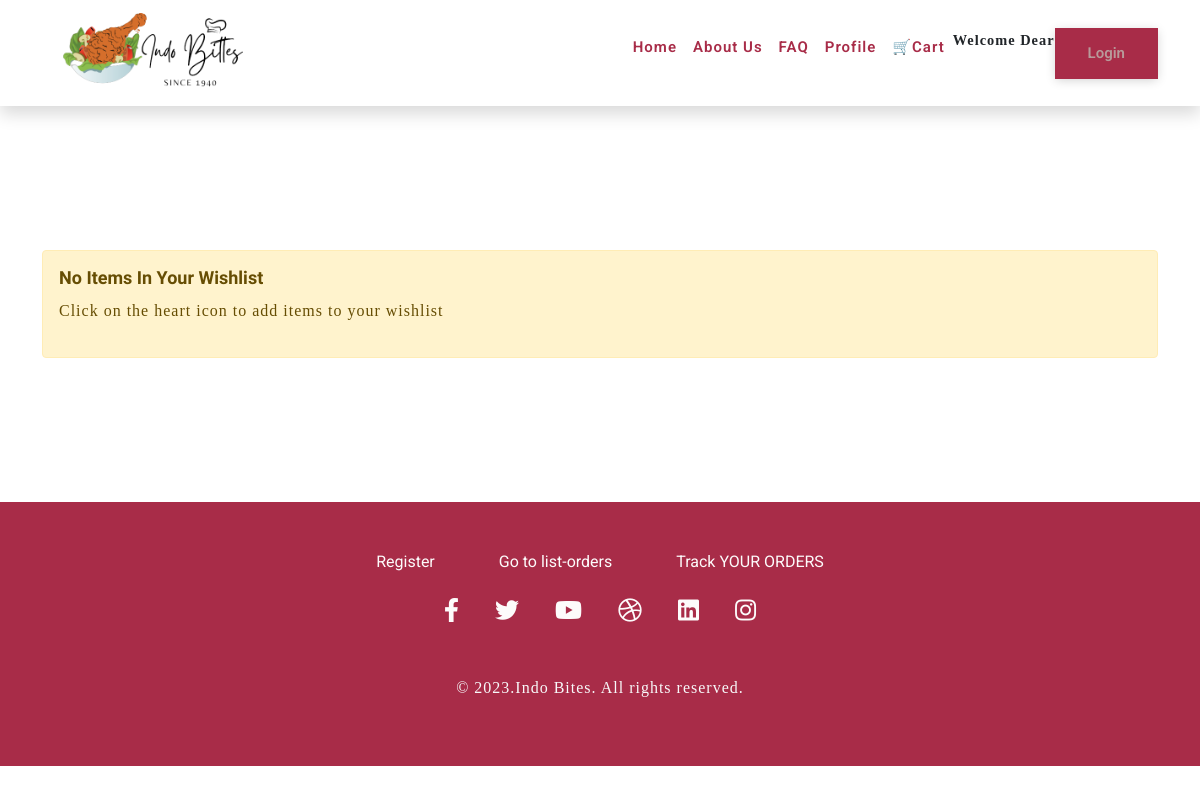
/display_wishlist (signed in), run on an earlier commit of the app's database.
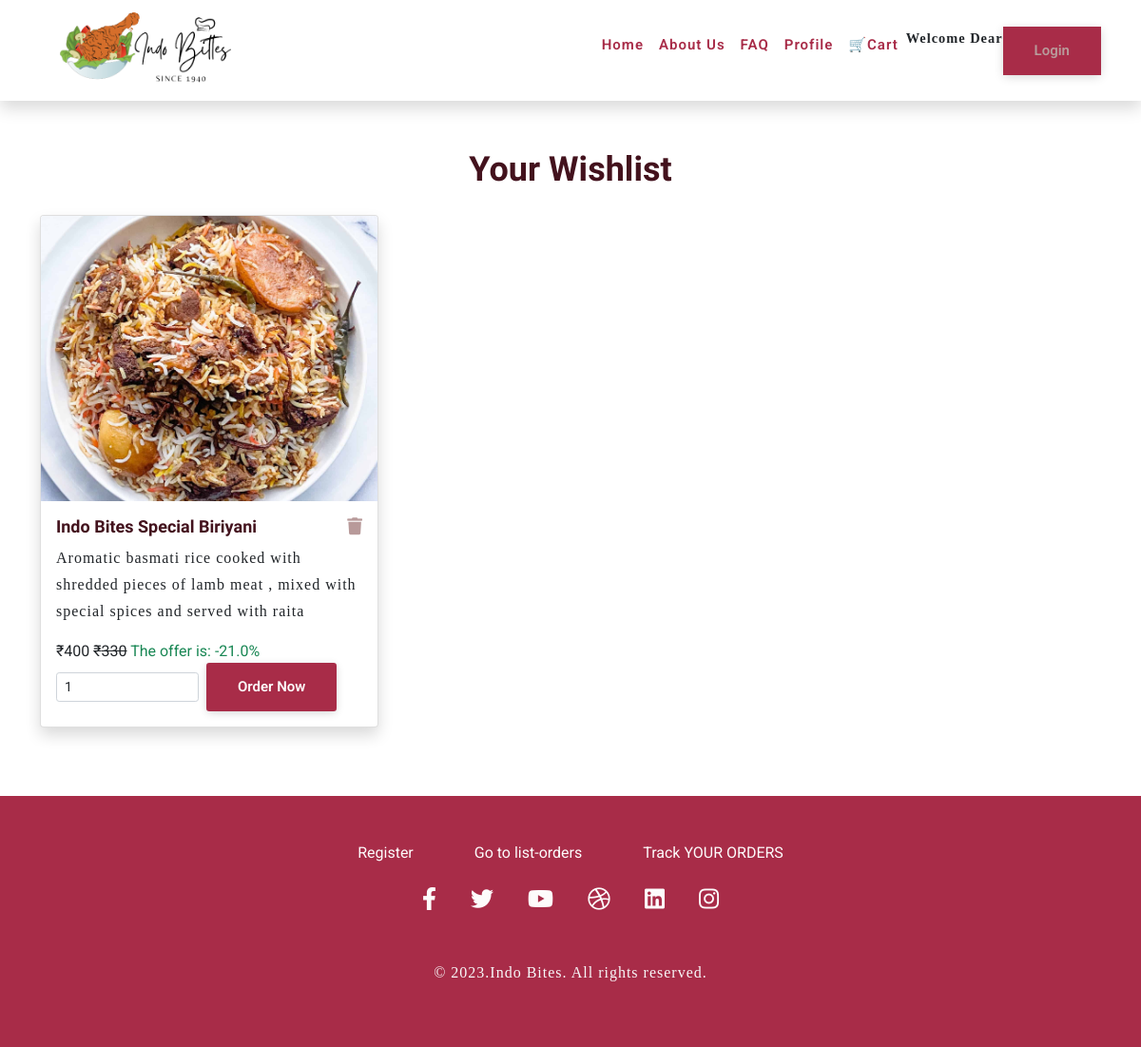
And on a later commit of the database.
### bongapp/models.py (models this page shows, shortened)
class Wishlist(models.Model):
    user = models.ForeignKey(User, on_delete=models.CASCADE)
    product = models.ForeignKey(Product, on_delete=models.CASCADE)
    class Meta:
        unique_together = ('user', 'product')

class Product(models.Model):
    product_id=models.AutoField
    product_name=models.CharField(max_length=100)
    category=models.CharField(max_length=50,default="")
    subcategory=models.CharField(max_length=70,default="spe")
    price=models.IntegerField(default=0)
    oldprice=models.IntegerField(default=330)
    image=models.ImageField(upload_to="shop",default="demo.jpg") # store image
    description=models.CharField(max_length=500)
    pub_date=models.DateField()
    stripe_price_id = models.CharField(max_length=255, blank=True, null=True)
    stripe_product_id=models.CharField(max_length=255,blank=True,null=True)

### bongapp/views.py (the view)
# urls.py: path('display_wishlist',views.displayWishlist,name='display_wishlist'),
def displayWishlist(request):
    wishlist = Wishlist.objects.filter(user=request.user)
    return render(request, 'wishlist.html', {'wishlist': wishlist})

### templates/wishlist.html (shortened to what this page needs)
{% load static %}
{% load mathfilters %}
<!DOCTYPE html>
<html lang="en">
<head>
    <link href="https://cdn.jsdelivr.net/npm/bootstrap@5.0.1/dist/css/bootstrap.min.css" rel="stylesheet">
    <link rel="stylesheet" href="https://cdnjs.cloudflare.com/ajax/libs/font-awesome/5.15.2/css/all.min.css">
    <link rel="stylesheet" href="{% static 'style.css' %}">
</head>
<body>
    <header>
        <nav class="navbar navbar-expand-lg shadow">
            <div class="container">
                <a class="navbar-brand" href="#"><img decoding="async" src="{% static 'logo.png' %}" height="80"></a>
                <div class="collapse navbar-collapse" id="navbarText">
                    <ul class="navbar-nav ms-auto mb-2 mb-lg-0">
                        <li class="nav-item" style="color: #A82C48;">
                            <a class="nav-link active" aria-current="page" href="/">Home</a>
                        </li>
                        <li class="nav-item">
                            <a class="nav-link" href="/#about">About Us</a>
                        </li>
                        <li class="nav-item">
                            <a class="nav-link" href="/#faq">FAQ</a>
                        </li>
                        <li class="nav-item">
                            <a class="nav-link" href="/prof/{{user.username}}">Profile</a>
                        </li>
                        <li class="nav-item">
                            <a class="nav-link" href="/cart">🛒Cart</a>
                        </li>
                        <li>
                            <strong> Welcome Dear {{value}}</strong>
                        </li>
                        {% if sign %}
                        <button class="main-btn"><a href="/logout">Logout</a></button>
                        {% else %}
                        <button class="main-btn"><a href="/login">Login</a></button>
                        {% endif %}
                    </ul>
                </div>
            </div>
        </nav>
    </header>
    {% if wishlist %}
    <section id="explore-food" class="py-5">
        <div class="container">
            <div class="section-title text-center mb-4">
                <h2>Your Wishlist</h2>
            </div>
            <div class="row">
                {% for obj in wishlist %}
                <div class="col-md-4 mb-4">
                    <div class="card h-100 shadow">
                        <img decoding="async" src="/media/{{obj.product.image}}" class="card-img-top" alt="{{obj.product.product_name}}" style="width: 100%; height: 300px; object-fit: cover;">
                        <div class="card-body">
                            <h4 class="card-title">{{obj.product.product_name}}
                                <a href="/remove_from_wishlist/{{obj.id}}" class="float-end" aria-label="Close"><i class="fa fa-trash" aria-hidden="true"></i></a>
                            </h4>
                            <p class="card-text">{{obj.product.description}}</p>
                            <span>₹{{obj.product.price}} <del>₹{{obj.product.oldprice}}</del></span>
                            {% widthratio obj.product.price obj.product.oldprice 100 as width %}
                            <span class="text-success">The offer is: {{ 100|sub:width }}%</span>
                            <form action="/add_to_cart" method="POST">
                                <div class="d-flex align-items-center">
                                    <input type="number" name="quantity" value="1" min="1" class="form-control form-control-sm me-2" style="max-width: 150px;">
                                    <button class="main-btn btn btn-danger btn-sm" type="submit">Order Now</button>
                                </div>
                            </form>
                        </div>
                    </div>
                </div>
                {% endfor %}
            </div>
        </div>
    </section>
    {% else %}
    <br>
    <br>
    <br>
    <br>
    <div class="container mt-5 mb-5">
        <div class="alert alert-warning" role="alert">
            <h4 class="alert-heading">No items in your wishlist</h4>
            <p>Click on the heart icon to add items to your wishlist</p>
        </div>
    </div>
    <br>
    <br>
    <br>
    <br>
    {% endif %}
    <footer id="footer">
        <div class="footer py-5">
            <div class="container">
                <div class="row">
                    <div class="col-md-12 text-center">
                        <a class="footer-link" href="/signin">Register</a>
                        {% if user.is_staff or user.is_admin %}
                        <a href="/list-orders" class="footer-link">Go to
                            list-orders</a>
                        {% endif %}
                        {% if user.is_anonymous %}
                        <p class="text-dark">Login to track your orders</p>
                        {% else %}
                        <a href="/ordertracker" class="footer-link">Track YOUR
                            ORDERS</a>
                        {% endif %}
                        <div class="footer-social pt-4 text-center">
                            <a href="#"><i class="fab fa-facebook-f"></i></a>
                            <a href="#"><i class="fab fa-twitter"></i></a>
                            <a href="#"><i class="fab fa-youtube"></i></a>
                            <a href="#"><i class="fab fa-dribbble"></i></a>
                            <a href="#"><i class="fab fa-linkedin"></i></a>
                            <a href="#"><i class="fab fa-instagram"></i></a>
                        </div>
                    </div>
                    <div class="col-sm-12">
                        <div class="footer-copy">
                            <div class="copy-right text-center pt-5">
                                <p class="text-light">© 2023.Indo Bites. All rights reserved.</p>
                            </div>
                        </div>
                    </div>
                </div>
            </div>
        </div>
    </footer>
</body>
</html>

### static/style.css (style rules this page uses)
*, *:after, *:before { -webkit-box-sizing: border-box; box-sizing: border-box; margin: 0; padding: 0; }
a, a:hover { text-decoration: none; color: #b89a9a; }
strong { font-size: 0.90rem; font-family: papyrus; font-weight: bold; letter-spacing: 1px; }
ul, ol { margin: 0; padding: 0; }
:root { --primary-color: #A82C48; --secondry-color: #43121d; --third-color: #f98169; --white-color: #fffffffa; --text-color: #0e0707; --text-gray: #bbabab; --black-color: #000; --primary-font: 'Roboto', sans-serif; --secondry-font: 'Quicksand', sans-serif; }
html { scroll-behavior: smooth; }
body { font-family: var(--primary-font); font-size: 100%; font-weight: 400; }
h2 { font-weight: 700; font-size: 2.25rem; text-transform: capitalize; font-family: var(--secondry-font); color: var(--secondry-color); line-height: 3rem; }
h4 { color: var(--secondry-color); font-family: var(--secondry-font); text-transform: capitalize; font-size: 18px; font-weight: 800; margin-bottom: 0.5rem; }
p { font-size: 1rem; font-family: papyrus; font-weight: 400; line-height: 1.75rem; letter-spacing: 1px; padding: 0; }
.main-btn { display: inline-block; padding: 0.625rem 1.875rem; line-height: 1.5625rem; background-color: var(--primary-color); border: 0.1875rem solid var(--primary-color); color: var(--white-color); font-size: 0.9375rem; font-weight: 600; text-transform: capitalize; box-shadow: 0px 2px 10px -1px rgb(0 0 0 / 19%); -webkit-transition: all .4s ease-out 0s; -o-transition: all .4s ease-out 0s; -moz-transition: all .4s ease-out 0s; transition: all .4s ease-out 0s; }
.nav-link { font-size: 0.9375rem; font-weight: 600; text-transform: capitalize; color: var(--primary-color); letter-spacing: 1px; }
.footer { background: var(--primary-color); }
.footer .footer-link { font-size: 1rem; color: var(--white-color); padding: 0 1.875rem; }
.footer a i { font-size: 1.5rem; color: var(--white-color); padding: 0 1rem; }

What changed in the data, as far as the page shows it:
added Wishlist: product.image (picture), product.product_name "Indo Bites Special Biriyani", product.description "Aromatic basmati rice cooked with shredded pieces of lamb meat , mixed with special spices and served with raita", product.price "400", product.oldprice "330", value "-21.0"
Also different on the page:
text no longer shown: "No Items In Your Wishlist Click on the heart icon to add items to your wishlist"
text now shown: "Your Wishlist"
